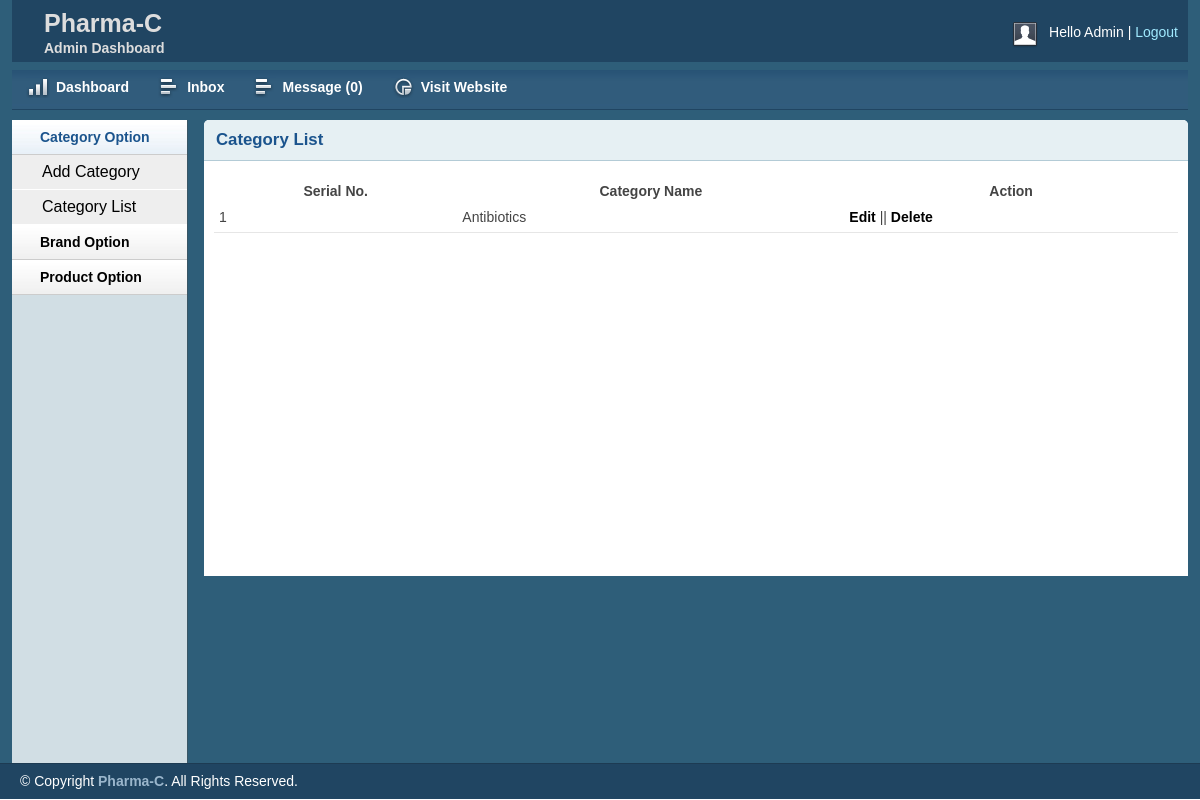
The app's page /admin/catlist.php (signed in), older data.
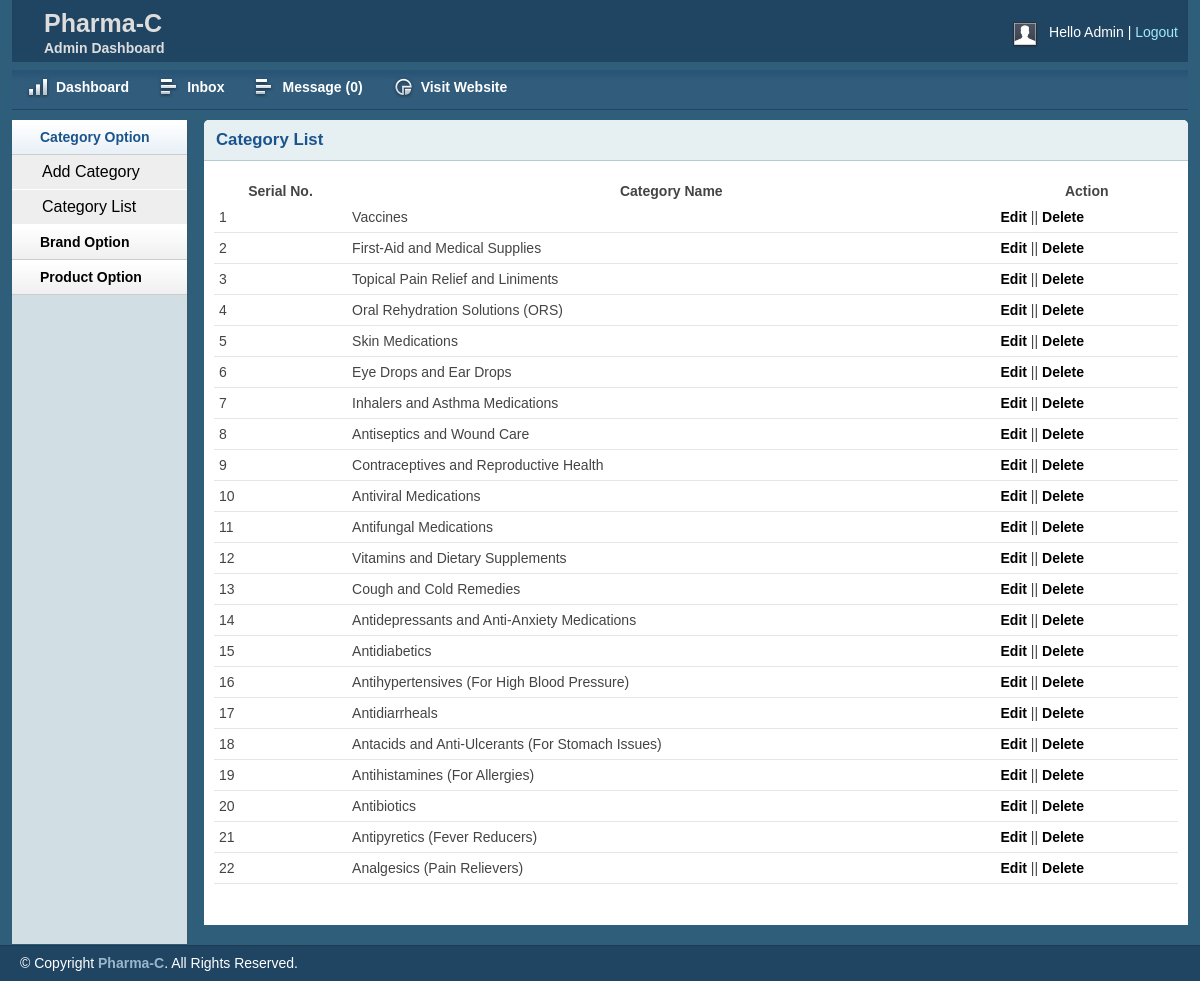
The same page, newer data.
### tables this page shows
CREATE TABLE `tbl_category` (
  `catId` int(11) NOT NULL,
  `catName` varchar(255) NOT NULL
);

### lib/Session.php (called while the page is built, shortened)
<?php
class Session{
 public static function get($key){
  if (isset($_SESSION[$key])) {
   return $_SESSION[$key];
  } else {
   return false;
  }
 }
}
?>

### lib/Database.php (called while the page is built, shortened)
<?php
Class Database{
 public $host   = DB_HOST;
 public $user   = DB_USER;
 public $pass   = DB_PASS;
 public $dbname = DB_NAME;
 public $link;
private function connectDB(){
 $this->link = new mysqli($this->host, $this->user, $this->pass,
  $this->dbname);
 }
public function select($query){
  $result = $this->link->query($query) or
   die($this->link->error.__LINE__);
  if($result->num_rows > 0){
    return $result;
  } else {
    return false;
  }
 }
}

### classess/Category.php (called while the page is built, shortened)
<?php
$filepath = realpath(dirname(__FILE__));
include_once ($filepath.'/../lib/Database.php');
?>
<?php
class Category
{
private $db;
	public function __construct()
	{
		$this->db = new Database();
	}
public function getAllCat(){
	$query = "SELECT * FROM tbl_category ORDER BY catId DESC";
	$result = $this->db->select($query);
	return $result;
}
}
?>

### admin/catlist.php (the view, shortened to what this page needs)
<?php include 'inc/header.php';?>
<?php include 'inc/sidebar.php';?>
<?php include '../classess/Category.php';?>
<?php
$cat = new Category();
?>
        <div class="grid_10">
            <div class="box round first grid">
                <h2>Category List</h2>
                <div class="block">
                    <table class="data display datatable" id="example">
					<thead>
						<tr>
							<th>Serial No.</th>
							<th>Category Name</th>
							<th>Action</th>
						</tr>
					</thead>
					<tbody>
				<?php
				$getCat = $cat->getAllCat();
				if ($getCat) {
					$i = 0;
					while ($result = $getCat->fetch_assoc()) {
						$i++;
				?>
						<tr class="odd gradeX">
							<td><?php echo $i;?></td>
							<td><?php echo $result['catName'];?></td>
							<td><a href="catedit.php?catid=<?php echo $result['catId'];?>">Edit</a> || <a onclick="return confirm('Are you sure to delete!')" href="?delcat=<?php echo $result['catId'];?>">Delete</a></td>
						</tr>
					<?php } } ?>
					</tbody>
				</table>
               </div>
            </div>
        </div>
<?php include 'inc/footer.php';?>

### admin/inc/header.php (shortened to what this page needs)
<?php
include '../lib/Session.php';
include '../lib/Database.php';
?>
<?php
$db = new Database();
?>
<!DOCTYPE html>
<html>
<head>
    <link rel="stylesheet" type="text/css" href="css/reset.css" media="screen" />
    <link rel="stylesheet" type="text/css" href="css/text.css" media="screen" />
    <link rel="stylesheet" type="text/css" href="css/grid.css" media="screen" />
    <link rel="stylesheet" type="text/css" href="css/layout.css" media="screen" />
    <link rel="stylesheet" type="text/css" href="css/nav.css" media="screen" />
    <link href="css/table/demo_page.css" rel="stylesheet" type="text/css" />
</head>
<body>
    <div class="container_12">
        <div class="grid_12 header-repeat">
            <div id="branding">
				<div class="floatleft middle">
					<h1>Pharma-C</h1>
					<p>Admin Dashboard</p>
				</div>
                <div class="floatright">
                    <div class="floatleft">
                        <img src="img/img-profile.jpg" alt="Profile Pic" /></div>
                    <div class="floatleft marginleft10">
                        <ul class="inline-ul floatleft">
                            <li>Hello <?php echo Session::get('adminName'); ?></li>
                            <li><a href="?action=logout">Logout</a></li>
                        </ul>
                    </div>
                </div>
            </div>
        </div>
        <div class="grid_12">
            <ul class="nav main">
                <li class="ic-dashboard"><a href="dashboard.php"><span>Dashboard</span></a> </li>
				<li class="ic-grid-tables"><a href="inbox.php"><span>Inbox</span></a></li>
                <li class="ic-grid-tables"><a href="message.php"><span>Message
       <?php
        $query = "select * from tbl_contact where status='0' order by id desc";
         $msg = $db->select($query);
         if ($msg) {
            $count = mysqli_num_rows($msg);
            echo "(".$count.")";
         } else{
            echo "(0)";
         }
        ?>
                </span></a></li>
                <li class="ic-charts"><a href="../" target="_blank"><span>Visit Website</span></a></li>
            </ul>
        </div>

### admin/inc/sidebar.php (shortened to what this page needs)
<div class="grid_2">
    <div class="box sidemenu">
        <div class="block" id="section-menu">
            <ul class="section menu">
                <li><a class="menuitem">Category Option</a>
                    <ul class="submenu">
                        <li><a href="catadd.php">Add Category</a> </li>
                        <li><a href="catlist.php">Category List</a> </li>
                    </ul>
                </li>
                <li><a class="menuitem">Brand Option</a>
                </li>
                <li><a class="menuitem">Product Option</a>
                </li>
            </ul>
        </div>
    </div>
</div>

### admin/inc/footer.php (shortened to what this page needs)
    </div>
    <div id="site_info">
        <p>
         &copy; Copyright <a href="#">Pharma-C</a>. All Rights Reserved.
        </p>
    </div>
</body>
</html>

### admin/css/text.css (style rules this page uses)
body { font: 13px/1.5 Tahoma, Helvetica, Arial, 'Liberation Sans', FreeSans, sans-serif; }
h1 { font-size: 25px; }
h2 { font-size: 23px; }
ul { list-style: square; }
li { margin-left: 30px; }
p, dl, hr, h1, h2, h3, h4, h5, h6, ol, ul, pre, table, address, fieldset { margin-bottom: 20px; }

### admin/css/layout.css (style rules this page uses)
body { background: #fff none repeat scroll 0 0; color: #444; font-size: 14px; padding: 0; }
.floatleft { float:left; }
.middle { margin-left: 22px; margin-top: -14px; }
.middle h1 { color:#ddd;margin:0 }
.middle p { color: #ddd; margin: 0; font-weight: bold; }
.floatright { float:right; }
.inline-ul li { display:inline; color:#fff; }
.marginleft10 { margin-left:10px; }
a { color: #000; font-weight:bold; text-decoration: none; }
.container_12, .container_16 { background:#2E5E79; }
h1, h2, h3, h4, h5, h6 { line-height:1.2em; margin-bottom:.3em; }
h2 { margin-top:1em; }
#branding { font-weight: normal; margin-bottom: 0; padding: 22px 10px 3px; text-align: left; }
.header-repeat { background:url(../img/header-repeat.jpg) repeat-x; }
#branding a { color:#A1EAFF; font-weight:normal; }
#branding a:before { content:" | "; color:#fff; }
#branding ul, #branding ul li { margin:0px; padding:0px; }
#branding li { padding:0px 0px 0px 0px !important; }
.box { background:#fff; margin-bottom:20px; padding:10px 10px 10px 10px; margin-left:-8px; }
.box.grid { padding-bottom:40px; }
.box.round { -moz-border-radius: 5px 5px 0px 0px; -webkit-border-radius: 5px 5px 0px 0px; border-radius: 5px 5px 0px 0px; }
.box h2 { font-size:1.2em; font-weight:bold; color:#1B548D; background:#E6F0F3; margin:-10px -10px 0 -10px; padding:10px 12px; border-bottom:1px solid #B3CBD6; -moz-border-radius: 5px 5px 0px 0px; -webkit-border-radius: 5px 5px 0px 0px; border-radius: 5px 5px 0px 0px; }
.box.first { min-height: 406px; }
.block { padding-top:20px; }
.box.sidemenu { background-color:#D1DEE4; border-right:1px solid #3A5665; padding:0px; margin:0px; cursor:pointer; }
.box.sidemenu .block { padding-top:0px; margin-top:0px; }
p { margin-bottom:1em; }
ul, ol { padding-top:0; }
ul.menu { list-style:none; border-top:1px solid #bbb; }
ul.menu li { margin:0; }
ul.menu li a { display:block; padding:4px 10px; border-bottom:1px solid #ccc; }
ul.menu ul { list-style:none; margin:0; }
ul.menu ul li a { padding-left:30px; }
ul.section { border-top:0; margin-bottom:0; }
ul.section li a { background:url(../img/sidemenu-repeat.jpg) repeat-x; line-height:26px; padding-left:28px; }
ul.section li li a { background:#ddd; border-bottom:1px solid #eee; }
ul.section ul li { text-transform:none; }
ul.section ul.current li a { background: #eee none repeat scroll 0 0; border-bottom: 1px solid #fff; font-size: 16px; font-weight: normal; }
ul.section li a.current { color:#1B548D; background:url(../img/sidemenu-repeat-hover.jpg) repeat-x; }
#site_info { color:#fff; background:#204562; border-top:1px solid #1d3b53; padding-left:20px; }
#site_info p { line-height:35px; margin-bottom:0px; }
#site_info a { color:#9ab6cc; }
.block { padding-bottom:1px; }
table.display { margin: 0 auto; clear: both; width: 100%; }
tr.odd { height: 30px; line-height: 30px; border-bottom:1px solid #e6e6e6; }
tr.odd td, tr.even td { padding-left:5px; }

### admin/css/nav.css (style rules this page uses)
ul.nav, ul.nav * { margin:0;padding:0; }
ul.nav { background: rgba(0, 0, 0, 0) url("../img/nav-repeat2.jpg") repeat-x scroll 0 8px !important; height: 58px; max-width: 100%; position: relative; }
ul.nav li { cursor:pointer; float:left; text-align:center; list-style-type:none; font-weight:normal; vertical-align:middle; }
ul.nav li a { color:#fff; font-weight:bold; text-decoration:none; display:block; float:left; padding:0 1em; height:3.7em; line-height:3.7em; }
ul.main li { position:relative; top:0; left:0; }
ul.main li a { height:3.7em; line-height:3.7em; border:0; color:#fff; }
ul.nav li.ic-dashboard a span, .ic-dashboard { background:url(../img/icon-dashboard.png) no-repeat center left; }
ul.nav li.ic-charts a span, .ic-charts { background:url(../img/icon-charts-graphs.png) no-repeat center left; }
ul.nav li.ic-grid-tables a span, .ic-grid-tables { background:url(../img/icon-grid-tables.png) no-repeat center left; }
ul.nav li { background-image: none !important; overflow: hidden; }
ul.nav li a span { padding: 0px 0px 0px 30px; display: block; background-repeat: no-repeat; white-space: nowrap; }

Row changes from the older to the newer data that the page shows:
added tbl_category: catName "Vaccines"
added tbl_category: catName "First-Aid and Medical Supplies"
added tbl_category: catName "Topical Pain Relief and Liniments"
added tbl_category: catName "Oral Rehydration Solutions (ORS)"
added tbl_category: catName "Skin Medications"
added tbl_category: catName "Eye Drops and Ear Drops"
added tbl_category: catName "Inhalers and Asthma Medications"
added tbl_category: catName "Antiseptics and Wound Care"
added tbl_category: catName "Contraceptives and Reproductive Health"
added tbl_category: catName "Antiviral Medications"
added tbl_category: catName "Antifungal Medications"
added tbl_category: catName "Vitamins and Dietary Supplements"
added tbl_category: catName "Cough and Cold Remedies"
added tbl_category: catName "Antidepressants and Anti-Anxiety Medications"
added tbl_category: catName "Antidiabetics"
added tbl_category: catName "Antihypertensives (For High Blood Pressure)"
added tbl_category: catName "Antidiarrheals"
added tbl_category: catName "Antacids and Anti-Ulcerants (For Stomach Issues)"
added tbl_category: catName "Antihistamines (For Allergies)"
added tbl_category: catName "Antipyretics (Fever Reducers)"
added tbl_category: catName "Analgesics (Pain Relievers)"
